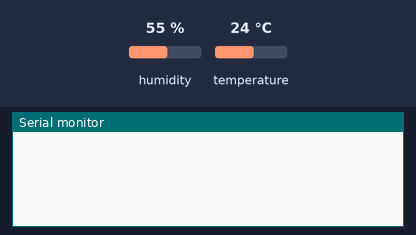
Bench run of a sketch on a simulated ESP32. Parts: the last lines printed to the serial monitor. Inputs (shaded band) come from the test bench; at power-on: humidity 55 %, temperature 24 °C.

Above: at 2.7 s.
2.8 s: humidity set to 22 %
At 7.3 s:
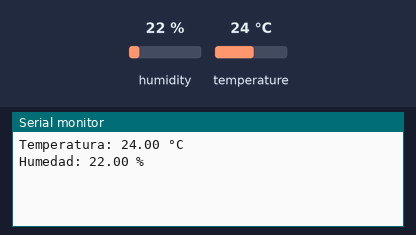
10.3 s: temperature set to 12 °C
At 12.5 s:
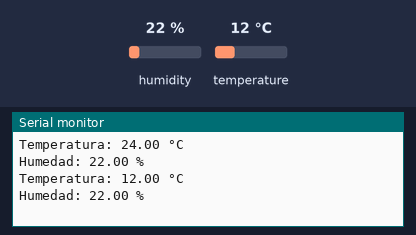
17.8 s: humidity set to 40 %
At 23.0 s:
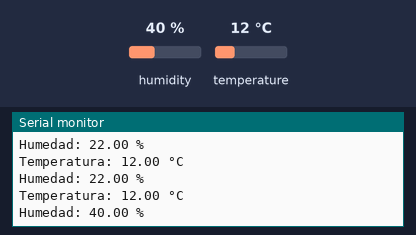

Measured:
- after the input at 2.8 s, the serial monitor: prints a new line after 3.7 s (image 1)
- after the input at 10.3 s, the serial monitor: prints a new line after 1.2 s (image 2)
- after the input at 17.8 s, the serial monitor: prints a new line after 3.7 s (image 3)

The sketch:

Enviar_DHT22_MQTT.ino
```cpp
// 1. DECLARAR LIBRERIAS
#include "UbidotsEsp32Mqtt.h"
#include "DHT.h"

// 2. DEFINICIÓN O ETIQUETADO DE PINES DE ENTRADA Y SALIDA
#define DHTPIN 4    // Pin DATA del DHT22 conectado al GPIO4

// 3. DECLARACION DE CONSTANTES
#define DHTTYPE DHT22  // Tipo de sensor DHT

const char* UBIDOTS_TOKEN        = "token default";
const char* UBIDOTS_DEVICE_LABEL = "esp32";
const char* UBIDOTS_VAR_TEMP     = "temperatura";
const char* UBIDOTS_VAR_HUM      = "humedad";
const char* WIFI_SSID            = "wifi";
const char* WIFI_PASS            = "contraseña";

const unsigned long T_SEND = 5000;  // Tiempo entre envíos (5 segundos)

// 4. DECLARACION DE VARIABLES
float temp = 0;
float hum  = 0;

unsigned long tact = 0;
unsigned long tini = 0;
unsigned long trel = 0;

// 5. DECLARACION DE SUBRUTINAS Y/O FUNCIONES
DHT dht(DHTPIN, DHTTYPE);       // Objeto DHT22
Ubidots ubidots(UBIDOTS_TOKEN, "things.ubidots.com"); // Objeto Ubidots

void callback(char* topic, byte* payload, unsigned int length) {
  Serial.print("Mensaje recibido [");
  Serial.print(topic);
  Serial.print("]: ");
  for (int i = 0; i < length; i++) {
    Serial.print((char)payload[i]);
  }
  Serial.println();
}

// 6. CONFIGURACION INICIAL
void setup() {
  // CONFIGURACION DE PINES DE ENTRADA Y SALIDA

  // LIMPIEZA DE SALIDAS

  // COMUNICACIONES
  Serial.begin(115200);

  dht.begin();  // Inicializar sensor DHT22

  ubidots.connectToWifi(WIFI_SSID, WIFI_PASS);
  ubidots.setCallback(callback);
  ubidots.setup();
  ubidots.reconnect();

  tini = millis();
}

// 7. FUNCION INFINITA PRINCIPAL
void loop() {
  tact = millis();  // Tiempo actual

  if (!ubidots.connected()) {  // Si se cayó la conexión, reconectar
    ubidots.reconnect();
  }

  trel = tact - tini;  // Tiempo relativo desde el último envío

  if (trel >= T_SEND) {  // Si pasaron 5 segundos, leer y enviar

    temp = dht.readTemperature();  // Leer temperatura en °C
    hum  = dht.readHumidity();     // Leer humedad en %

    if (isnan(temp) || isnan(hum)) {  // Verificar lectura válida
      Serial.println("Error leyendo DHT22");
      tini = millis();
      return;
    }

    Serial.println("Temperatura: " + String(temp) + " °C");
    Serial.println("Humedad: "     + String(hum)  + " %");

    ubidots.add(UBIDOTS_VAR_TEMP, temp);     // Empaquetar temperatura
    ubidots.add(UBIDOTS_VAR_HUM,  hum);      // Empaquetar humedad
    ubidots.publish(UBIDOTS_DEVICE_LABEL);   // Enviar paquete a Ubidots

    tini = millis();  // Reiniciar timer
  }

  ubidots.loop();  // Mantener conexión MQTT activa
}
```
